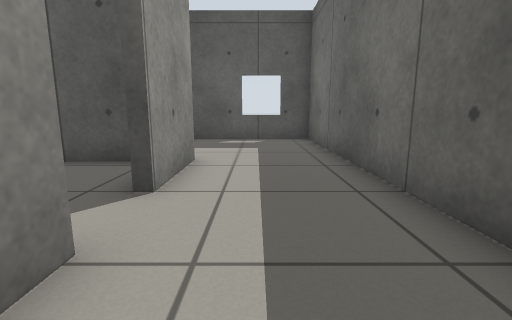
view 1 (above)

12 first-person views from a walk through a Gazebo world. The camera is 0.59 m above the floor, tilts 10° down and sees 85° across. The floor is counted in squares, 0.5 m on a side. Each view is taken from the middle of a square. On the plan, view 1 faces up. The plan holds only what a view shows up to about 12 squares ahead; the rest is blank.

view 2
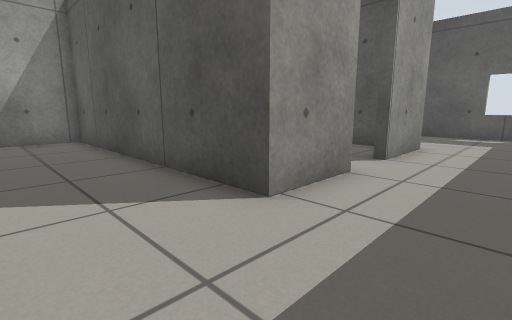

view 3
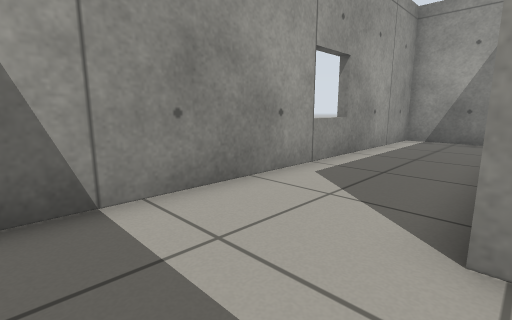

view 4
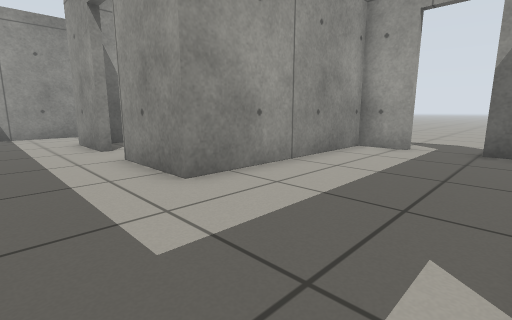

view 5
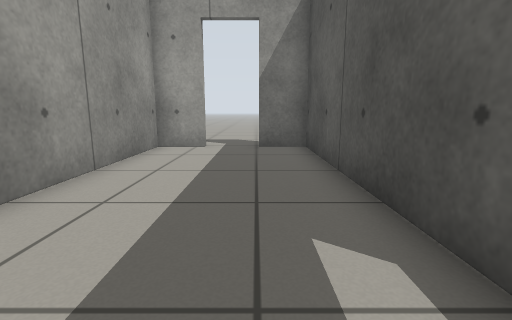

view 6
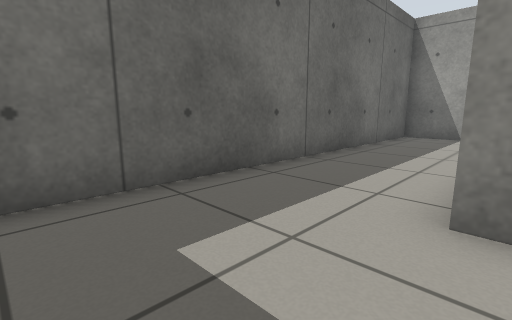

view 7
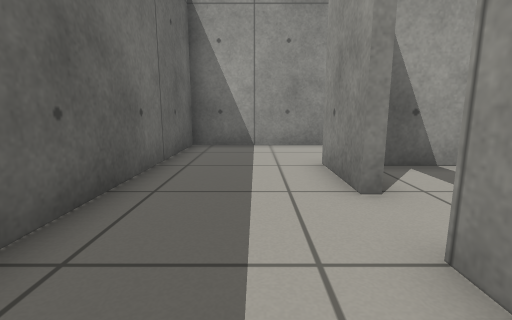

view 8
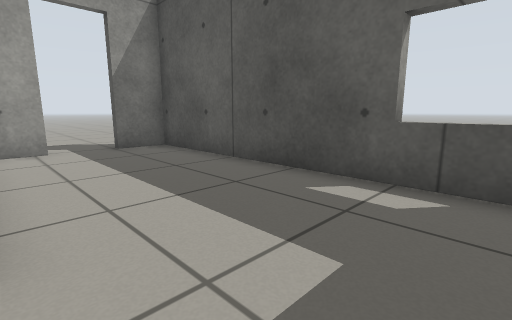

view 9
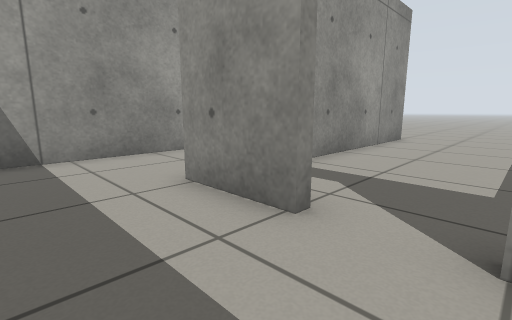

view 10
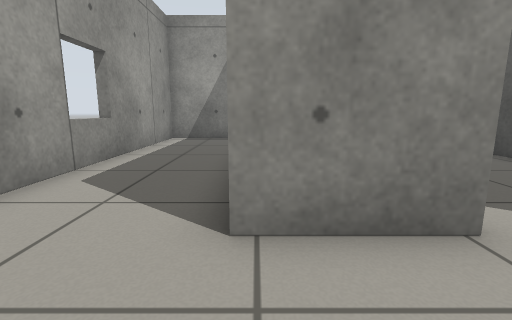

view 11
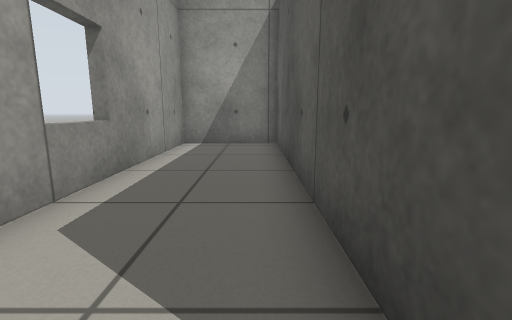

view 12
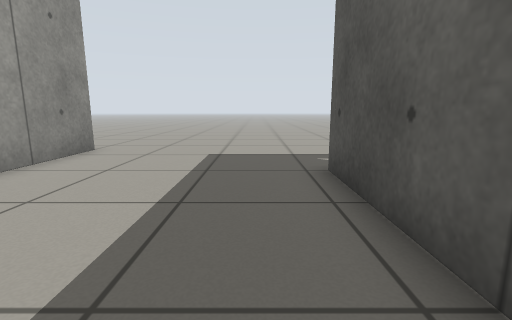

### Floor plan
Points are (right, up) in squares from view 1. A wall is a line through its corners. A room is listed if a view was taken in it or the views show most of it. See-through windows are left out.
Room 1 (views 1, 2, 3, 4, 5, 6, 7, 8, 9, 10, 11)
walls: (-1.5, 2.3) (-1.5, -0.2) (-11.2, -0.2) (-11.2, -3.6) (2.2, -3.6) (2.2, 11.7) (-8.2, 11.7) (-8.2, 10); (-8.2, 8.3) (-8.2, 6.8) (-1.5, 6.8) (-1.5, 3.9)
ways out: open door at (-8, 9.5) to room 2; open door at (-2, 3.5) to room 2
Room 2 (view 12)
walls: (-8.6, 8.3) (-8.2, 8.3); (-11.6, 0.1) (-2.4, 0.1); (-2.8, 6.5) (-8.5, 6.5)
ways out: open door at (-8, 9.5) to room 1; open door at (-2, 3.5) to room 1

Where each view was taken, in squares from view 1:
view 1: 0 up, 0 right, facing up
view 2: 3 down, 1 right, facing up-left
view 3: 0 up, 1 right, facing down-left
view 4: 11 up, 1 right, facing down-left
view 5: 10 up, 1 right, facing left
view 6: 10 up, 2 left, facing down-right
view 7: 6 up, 0 right, facing down
view 8: 7 up, 1 right, facing up-left
view 9: 4 up, 1 right, facing down-left
view 10: 0 up, 1 right, facing left
view 11: 1 down, 1 left, facing left
view 12: 5 up, 3 left, facing left
